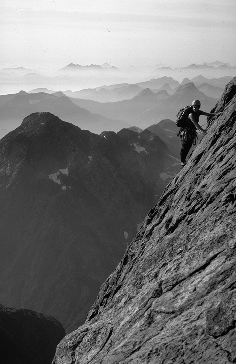
%> input picture climber.tiff, 236 x 364 px
$ octave --eval "hw8draft;"   (GNU Octave 9; MATLAB toolbox functions it lacks are replaced by stand-ins)
%> lines starting %> are read from the running program, lines starting %| are printed output that depends on the picture
function hw8draft()

% kernel(H): array of weights

close all;
format compact;

climberImg = imread('climber.tiff');
%> climberImg is the input picture: size 364x236x3 uint8; min 0, max 248, mean 115.7
figure(1),
imshow(climberImg);
datacursormode on
imgG211 = rgb2gray(climberImg);
imgDdd = im2double(imgG211);


G = fspecial('Gaussian', [5 5],1);
dG = diff(G)*20;
Ix = conv2(imgDdd, dG, 'same');
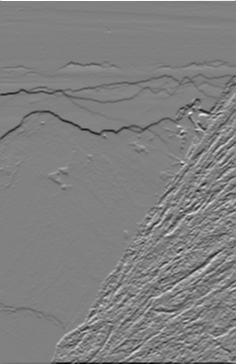
%> Ix: size 364x236 double; min -3.76, max 3.66, mean -0.0236; drawn with min black and max white
Iy = conv2(imgDdd, dG', 'same');
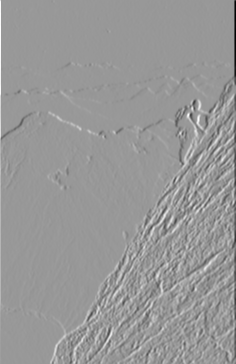
%> Iy: size 364x236 double; min -5.4, max 3.64, mean -0.0136; drawn with min black and max white
Ix2 = Ix.^2;
IxIy = Ix.*Iy;
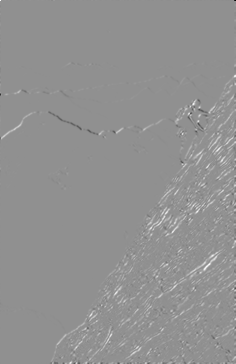
%> IxIy: size 364x236 double; min -7.81, max 5.99, mean 0.0866; drawn with min black and max white
Iy2 = Iy.^2;
xxx = Ix+Iy;
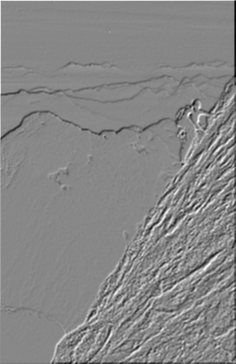
%> xxx: size 364x236 double; min -5.59, max 4.9, mean -0.0372; drawn with min black and max white
figure(2), imshow(xxx);
%> after `imshow(xxx)`:
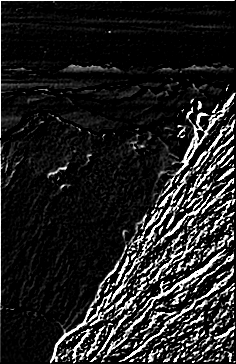
%> displayed picture: size 364x236, on the screen's scale of 0 to 255; min 0, max 255, mean 33.6
sigma = 0.01;
GL = fspecial('Gaussian', [5 5], sigma);
gIx = conv2(Ix2, GL, 'same');
gIxIy = conv2(IxIy, GL, 'same');
gIy = conv2(Iy2, GL, 'same');
xx = gIxIy+gIy+gIx+Ix+Iy+Iy2+Ix2-0.04;
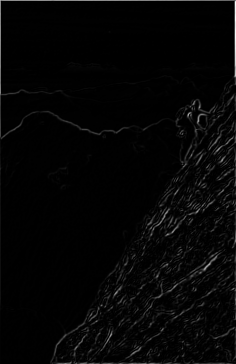
%> xx: size 364x236 double; min -0.24, max 53.21, mean 1; drawn with min black and max white
figure(3), imshow(xx);
%> after `imshow(xx)`:
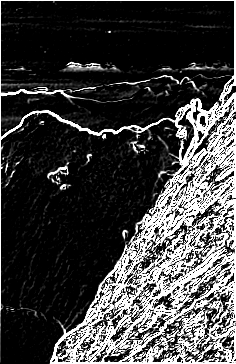
%> displayed picture: size 364x236, on the screen's scale of 0 to 255; min 0, max 255, mean 63.9


end


%THIS COMMENT STUB STATES THAT
%THIS CODE IS THE PROPERTY OF OMAR R.G. (UofA Student)


[mag, dir] = imgradient(grayImg); %for mere comparison
figure(2), imshow(mag);
